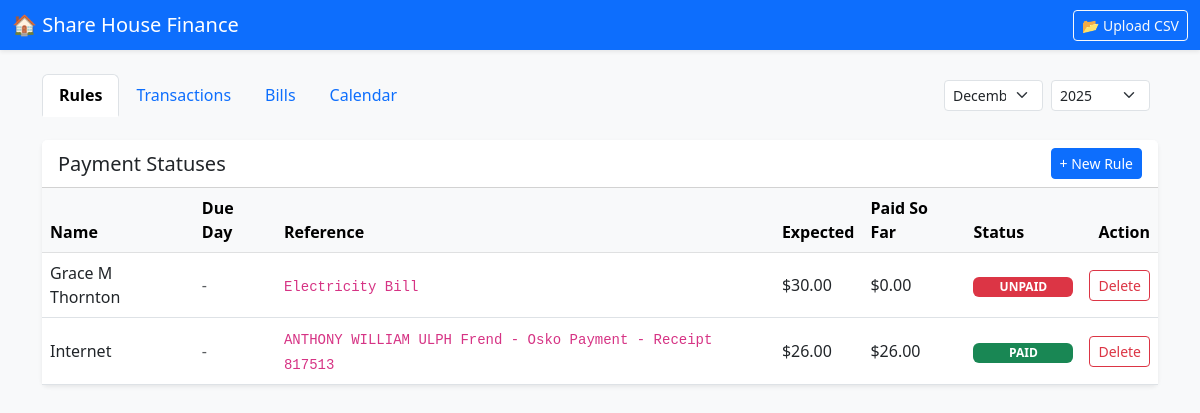
The app's page /rules with its own data.
### tables this page shows
CREATE TABLE rules (
            id INTEGER PRIMARY KEY AUTOINCREMENT,
            name TEXT NOT NULL,
            reference TEXT NOT NULL,
            amount REAL NOT NULL
        , due_day INTEGER);

### app/routes.py (the view)
@main.route('/rules')
def view_rules():
    month = request.args.get('month')
    year = request.args.get('year')
    if not month or not year:
        now = datetime.now()
        month = now.strftime('%m')
        year = now.strftime('%Y')
    rule_data, _ = calculate_rules_status_db(current_app.config['DB_FILE'], month, year)
    return render_template('rules.html', rules=rule_data, active_tab='rules', month=month, year=year)

### app/utils.py (called while the page is built)
def get_transactions_db(db_path, month=None, year=None):
    conn = sqlite3.connect(db_path)
    conn.row_factory = sqlite3.Row
    query = "SELECT * FROM transactions WHERE 1=1"
    params = []
    if month and year:
        query += " AND strftime('%Y', date) = ? AND strftime('%m', date) = ?"
        params.append(str(year))
        params.append(f"{int(month):02d}")
    query += " ORDER BY date DESC"
    rows = conn.execute(query, params).fetchall()
    conn.close()
    return [dict(row) for row in rows]

### app/templates/rules.html
{% extends "base.html" %}
{% block content %}
<div class="card shadow-sm">
    <div class="card-header bg-white d-flex justify-content-between align-items-center">
        <h5 class="mb-0">Payment Statuses</h5>
        <button class="btn btn-sm btn-primary" data-bs-toggle="modal" data-bs-target="#addRuleModal">
            + New Rule
        </button>
    </div>
    <div class="card-body p-0">
        <div class="table-responsive">
            <table class="table table-hover align-middle mb-0">
                <thead class="table-light">
                    <tr>
                        <th>Name</th>
                        <th>Due Day</th>
                        <th>Reference</th>
                        <th>Expected</th>
                        <th>Paid So Far</th>
                        <th>Status</th>
                        <th class="text-end">Action</th>
                    </tr>
                </thead>
                <tbody>
                    {% for rule in rules %}
                    <tr>
                        <td>{{ rule.name }}</td>
                        <td>
                            {% if rule.due_day %}
                                <span class="badge bg-light text-dark border">{{ rule.due_day }}</span>
                            {% else %}
                                <span class="text-muted">-</span>
                            {% endif %}
                        </td>
                        <td><code>{{ rule.reference }}</code></td>
                        <td>${{ "%.2f"|format(rule.expected) }}</td>
                        <td>${{ "%.2f"|format(rule.paid) }}</td>
                        <td>
                            <span class="badge bg-{{ rule.color }}" style="width: 100px;">{{ rule.status }}</span>
                        </td>
                        <td class="text-end">
                            <a href="{{ url_for('main.delete_rule', rule_id=rule.id) }}" class="btn btn-sm btn-outline-danger">Delete</a>
                        </td>
                    </tr>
                    {% else %}
                    <tr>
                        <td colspan="6" class="text-center py-4 text-muted">No rules or data for this month.</td>
                    </tr>
                    {% endfor %}
                </tbody>
            </table>
        </div>
    </div>
</div>
{% endblock %}

### app/templates/base.html (shortened to what this page needs)
<!DOCTYPE html>
<html lang="en">
<head>
    <link href="https://cdn.jsdelivr.net/npm/bootstrap@5.3.0/dist/css/bootstrap.min.css" rel="stylesheet">
</head>
<body>
    <nav class="navbar navbar-dark bg-primary mb-4 shadow-sm">
        <div class="container-fluid">
            <span class="navbar-brand mb-0 h1">🏠 Share House Finance</span>
            <button class="btn btn-outline-light btn-sm" data-bs-toggle="modal" data-bs-target="#uploadModal">
                📂 Upload CSV
            </button>
        </div>
    </nav>
    <div class="container">
        <div class="d-flex justify-content-between align-items-center mb-4">
            <ul class="nav nav-tabs flex-grow-1 border-bottom-0">
                <li class="nav-item">
                    <a class="nav-link {% if active_tab == 'rules' %}active{% endif %}" href="{{ url_for('main.view_rules', month=month, year=year) }}">Rules</a>
                </li>
                <li class="nav-item">
                    <a class="nav-link {% if active_tab == 'transactions' %}active{% endif %}" href="{{ url_for('main.view_transactions', month=month, year=year) }}">Transactions</a>
                </li>
                <li class="nav-item">
                    <a class="nav-link {% if active_tab == 'bills' %}active{% endif %}" href="{{ url_for('main.view_bills') }}">Bills</a>
                </li>
                <li class="nav-item">
                    <a class="nav-link {% if active_tab == 'calendar' %}active{% endif %}" href="{{ url_for('main.view_calendar') }}">Calendar</a>
                </li>
            </ul>
            <form class="d-flex gx-2 align-items-center" method="GET">
                {% if active_tab in ['rules', 'transactions'] %}
                <select name="month" class="form-select form-select-sm me-2" onchange="this.form.submit()">
                    <option value="12" {% if month == '12' %}selected{% endif %}>December</option>
                </select>
                <select name="year" class="form-select form-select-sm me-2" onchange="this.form.submit()">
                    {% for y in range(2023, 2027) %}
                    <option value="{{ y }}" {% if year|string == y|string %}selected{% endif %}>{{ y }}</option>
                    {% endfor %}
                </select>
                {% endif %}
            </form>
        </div>
        {% block content %}{% endblock %}
    </div>
</body>
</html>

### app/templates/base.html (style rules this page uses)
body { background-color: #f8f9fa; }
.card { border: none; box-shadow: 0 4px 6px rgba(0,0,0,0.1); }
.nav-link.active { font-weight: bold; border-bottom: 2px solid #0d6efd; }

### records on screen
rules: name "Grace M Thornton", reference "Electricity Bill", expected "30.00", paid "0.00", status "UNPAID"
rules: name "Internet", reference "ANTHONY WILLIAM ULPH Frend - Osko Payment - Receipt 817513", expected "26.00", paid "26.00", status "PAID"

### other values on screen
form field year "2025"
